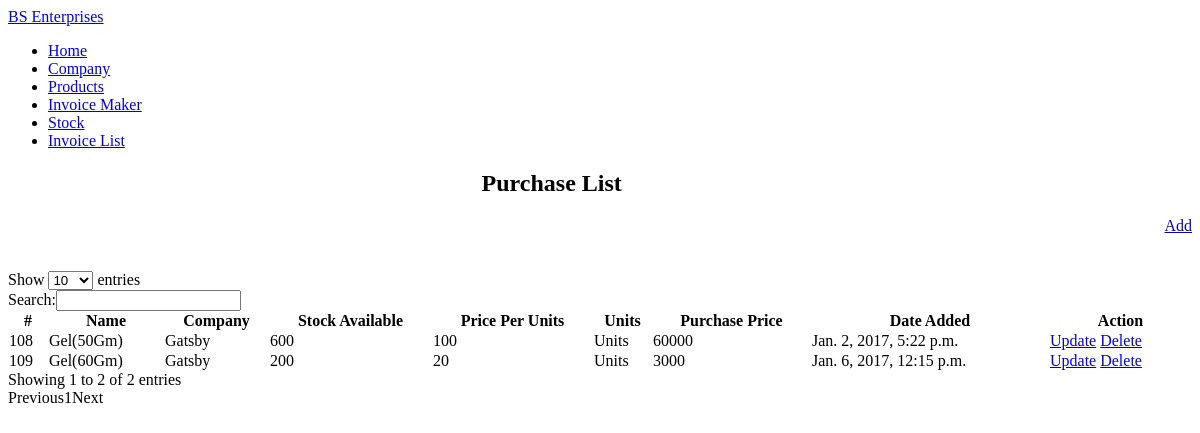
Screenshot of /inventory/ with the database file from the repository.
### Inventory/models.py (models this page shows, shortened)
class Purchase(models.Model):
    code = models.ForeignKey(Product,default='001',related_name='product')
    company = models.ForeignKey(Company,related_name='company')
    Product_price = models.IntegerField(default=0)
    Purchase_price = models.IntegerField(default=0)
    stock = models.IntegerField(default=0)
    UNITS = (('KG','KiloGrams'),('G','Grams'),('Units', 'units'))
    units = models.CharField(max_length=25,choices=UNITS)
    date = models.DateTimeField()

class Product(models.Model):
    company = models.ForeignKey(Company)
    code = models.CharField(primary_key=True, max_length=10)
    name = models.CharField(max_length=250)

class Company(models.Model):
    code = models.CharField(primary_key=True,max_length=10)
    name = models.CharField(max_length=250)
    def __str__(self):
        return self.name

### Inventory/views.py (the view)
def index(request):
    stock = Purchase.objects.all()
    return render(request, 'Inventory/index.html', {'stock': stock})

### Inventory/templates/Inventory/index.html (shortened to what this page needs)
{% extends "Inventory/base.html" %}
{% block content %}
<h2 style="padding-left:40%;">Purchase List</h2>
    <a href="add/?foo=company" class="btn btn-primary" style="float: right">Add</a>
    <br />
    <br />
    <br />    <div class="table-responsive">
        <table id="example" class="table table-striped table-bordered" cellspacing="0" width="100%">
            <thead>
            <tr>
                <th>#</th>
                <th>Name</th>
                <th>Company</th>
                <th>Stock Available</th>
                <th>Price Per Units</th>
                <th>Units</th>
                <th>Purchase Price</th>
                <th>Date Added</th>
                <th>Action</th>
            </tr>
            </thead>
            <tbody>
            {% for purchase in stock %}
                <tr>
                <td>{{ purchase.pk }}</td>
                    <td>{{ purchase.code.name }}</td>
                    <td>{{ purchase.company }}</td>
                    <td>{{ purchase.stock }}</td>
                    <td>{{ purchase.Product_price }}</td>
                    <td>{{ purchase.units }}</td>
                    <td>{{ purchase.Purchase_price }}</td>
                    <td>{{ purchase.date }}</td>
                    <td><a href="{{ purchase.pk }}">Update</a>&nbsp<a href="{{ purchase.pk }}/delete/">Delete</a></td>
                </tr>
            {% endfor %}
            </tbody>
        </table>
    </div>
{% endblock %}

### Inventory/templates/Inventory/base.html (shortened to what this page needs)
{% load staticfiles %}
<!DOCTYPE html>
<html lang="en">
<head>
    <link rel="stylesheet" type="text/css"
          href="https://cdn.datatables.net/r/bs-3.3.5/jq-2.1.4,dt-1.10.8/datatables.min.css"/>
</head>
<body>
<nav class="navbar navbar-inverse">
    <div class="container-fluid">
        <div class="navbar-header">
            <a class="navbar-brand" href="#">BS Enterprises</a>
        </div>
        <ul class="nav navbar-nav">
            <li id="home"><a href="/inventory/?foo=home">Home</a></li>
            <li id="company"><a href="/inventory/company/?foo=company">Company</a></li>
            <li id="products"><a href="/inventory/products/?foo=products">Products</a></li>
            <li id="invoice"><a href="/inventory/invoice/?foo=invoice">Invoice Maker</a></li>
            <li id="stock"><a href="/inventory/stock/?foo=stock">Stock</a></li>
            <li id="stock"><a href="/inventory/invoice_list/?foo=stock">Invoice List</a></li>
        </ul>
    </div>
</nav>
<div class="container">
    {% block content %}
    {% endblock content %}
</div>
</body>
</html>

### Inventory/templates/Inventory/base.html (style rules this page uses)
.table-responsive { overflow-x: initial; }

### rows the page displays
Purchase: pk "108", code.name "Gel(50Gm)", company "Gatsby", stock "600", Product_price "100", units "Units", Purchase_price "60000", date "Jan. 2, 2017, 5:22 p.m."
Purchase: pk "109", code.name "Gel(60Gm)", company "Gatsby", stock "200", Product_price "20", units "Units", Purchase_price "3000", date "Jan. 6, 2017, 12:15 p.m."
